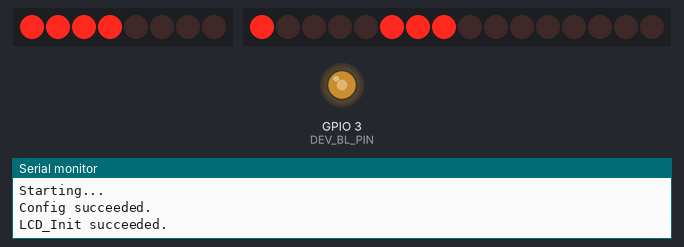
This sketch was run on a simulated ESP8266 (NodeMCU). Shown: 8 shift-register outputs drawn as a row of LEDs (first output left, lit = HIGH), 16 shift-register outputs drawn as a row of LEDs (first output left, lit = HIGH), output pins drawn as LEDs (lit = HIGH), the last lines printed to the serial monitor. Wiring (inferred from the names in the program): shift register (74HC595): latch GPIO 1; 2 × shift register (74HC595): latch D7. Wiring (inferred from the signals the program sends): 2 × row of LEDs: on Q0, Q1, Q2, Q3, Q4, Q5, Q6, Q7 / on Q0, Q1, Q2, Q3, Q4, Q5, Q6, Q7, Q8, Q9, Q10, Q11, Q12, Q13, Q14, Q15. Random numbers use the default seed unless the sketch sets one; pins used as bus, display or sensor lines are not drawn.

Above: at 4.7 s.
At 10.9 s:
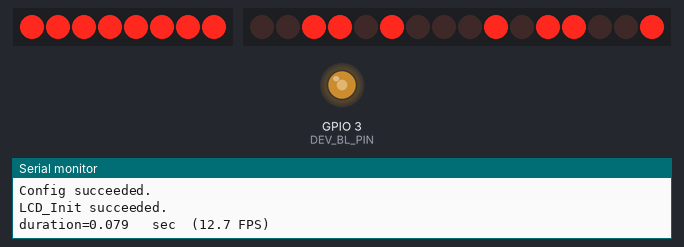
At 14.5 s:
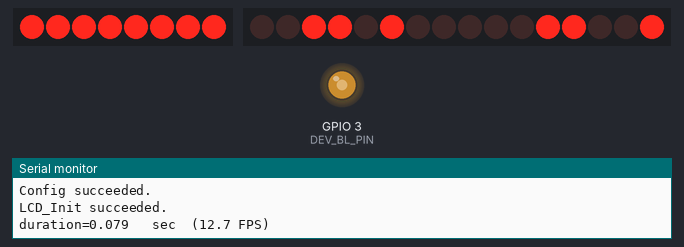
At 21.8 s:
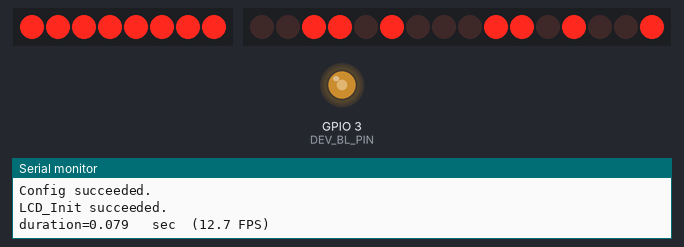
At 29.1 s:
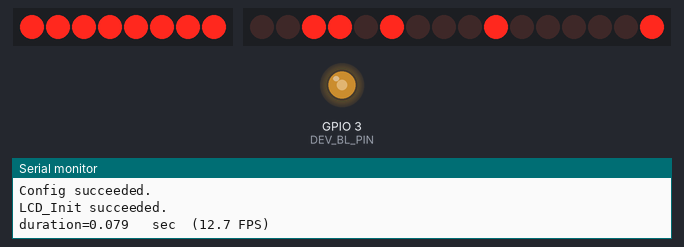
At 36.5 s:
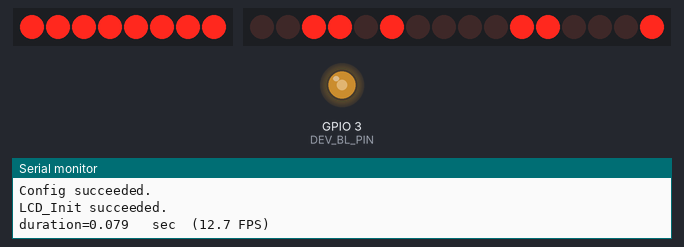
Timing chart, 0 to 38.0 s (numbered marks = the images above):
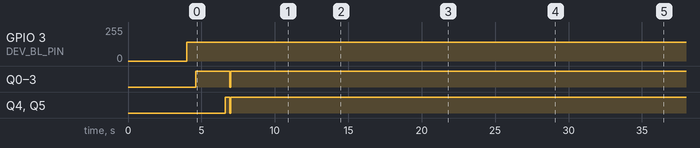

The sketch:

minimalWWWforWaveshareLCD.ino
```cpp
// (licence header left out)
/*
 *
 *    This sketch displays a fish or a stylized "G" that moves around
 *    on the Waveshare LCD module using the SPI interface on an Arduino Giga R1 board.
 *
 *    The pin connections must be set up as follows:
 *
 *    LCD pin     wire color    Arduino pin
 *    -------     ----------    -----------
 *    VCC         purple        5V            required
 *    GND         white         GND           required
 *    DIN         green         D90 (COPI)    required  (on SPI 6-pin connector)
 *    CLK         orange        D91 (SCK)     required  (on SPI 6-pin connector)
 *    CS          yellow        D10           optional
 *    DC          blue          D7            optional
 *    RST         brown         D8            optional
 *    BL          gray          D9            optional
 *
 *    This demo is set up to use pins D7, D8, D9, and D10 as shown in the table above.
 *    You can replace these pins by any digital pins.
 *    To do that, specify the pins you are using in the file DEV_Config.h.
 *
 *    This program is Free Software and has ABSOLUTELY NO WARRANTY.
 */

#include "LCD_Driver.h"

#define WWW_width     70
#define WWW_height    70
#define WWW_startRow  100
#define WWW_startCol  50

void setup()
{
  Serial.begin(9600);   // for print debugging
  delay(4000);          //delay 4 seconds to give the serial port enough time to initialize
  Serial.print("\nStarting...\n");
  Config_Init();
  Serial.print("Config succeeded.\n");
  LCD_Init();
  Serial.print("LCD_Init succeeded.\n");
  delay(2000);
  //quickMoveG();       // Uncomment this line to move a stylized G on the screen
  createWWW(WWW_startCol,WWW_startRow,WWW_width,WWW_height);

  Serial.print("exiting setup.\n");

}

void loop()
{

}
```

ILI.ino
```cpp
#define SetColumnAddress          0x2A // Column Address Set
#define SetPageAddress            0x2B // Page Address Set
#define WriteFrameMemory          0x2C // Memory Write
#define SetPartialArea            0x30 // SetPartialArea (ILI page 118) also known as PLTAR
#define TurnOnPartialDisplayMode  0x12 // Partial Mode ON
#define TurnOnNormalDisplayMode   0x13 // Normal Display Mode ON (NORON), turns off partial display mode
#define RAMRD                     0x2E // Memory Read (unused)
#define MADCTL                    0x36 // Memory Access Control

// Specify names for some colors

#define WHITE         0xFFFF
#define BLACK         0x0000
#define BLUE          0x001F
#define BRED          0XF81F
#define GRED          0XFFE0
#define GBLUE         0X07FF
#define RED           0xF800
#define MAGENTA       0xF81F
#define GREEN         0x07E0
#define CYAN          0x7FFF
#define YELLOW        0xFFE0
#define BROWN         0XBC40
#define BRRED         0XFC07
#define GRAY          0X8430
#define DARKBLUE      0X01CF
#define LIGHTBLUE     0X7D7C
#define GRAYBLUE      0X5458
#define LIGHTGREEN    0X841F
#define LGRAY         0XC618
#define LGRAYBLUE     0XA651
#define LBBLUE        0X2B12

/*
 *  Other ILI commands (not used in this demo code):
 *
 *  Page numbers refer to the ILI9341 data sheet version 1.11.
 */

#define ILI9341_SLPOUT      0x11      // Sleep Out                           (page 101) - initialization command 1
#define ILI9341_PTLON       0x12      // Partial Mode ON                     (page 103) - not currently used
#define ILI9341_NORON       0x13      // Normal Display Mode ON              (page 104) - not currently used
#define ILI9341_GAMMASET    0x26      // Gamma Set                           (page 107) - initialization command 18
#define ILI9341_DISPON      0x29      // Display ON                          (page 109) - initialization command 21
#define ILI9341_CASET       0x2A      // Column Address Set                  (page 110) - used during writes
#define ILI9341_PASET       0x2B      // Page Address Set                    (page 112) - used during writes
#define ILI9341_RAMWR       0x2C      // Memory Write / Write Frame Memory   (page 114) - used during writes
#define ILI9341_PTLAR       0x30      // Set Partial Area                    (page 118) - not currently used
#define ILI9341_MADCTL      0x36      // Memory Access Control               (page 127) - initialization command 13
#define ILI9341_PIXFMT      0x3A      // COLMOD: Pixel Format Set            (page 134) - initialization command 12
#define ILI9341_FRMCTR1     0xB1      // Frame Rate Control for normal mode  (page 155) - initialization command 14
#define ILI9341_DFUNCTR     0xB6      // Display Function Control            (page 164) - initialization command 15
#define ILI9341_PWCTR1      0xC0      // Power Control 1                     (page 178) - initialization command 8
#define ILI9341_PWCTR2      0xC1      // Power Control 2                     (page 179) - initialization command 9
#define ILI9341_VMCTR1      0xC5      // VCOM Control 1                      (page 180) - initialization command 10
#define ILI9341_VMCTR2      0xC7      // VCOM Control 2                      (page 182) - initialization command 11
#define ILI9341_GMCTRP1     0xE0      // Positive Gamma Correction           (page 188) - initialization command 19
#define ILI9341_GMCTRN1     0xE1      // Negative Gamma Correction           (page 189) - initialization command 20

/*
 *    The following commands are not in the Adafruit ILI9341 header:
 */

#define ILI9341_STS         0x44      // Set tear scanline                    (page 139) - initialization command 16
#define ILI9341_PCA         0xCB      // Power Control A                      (page 195) - initialization command 5
#define ILI9341_PCB         0xCF      // Power Control B                      (page 196) - initialization command 2
#define ILI9341_DTCA        0xE8      // Driver Timing Control A              (page 197) - initialization command 4
#define ILI9341_DTCB        0xEA      // Driver Timing Control B              (page 199) - initialization command 7
#define ILI9341_POSC        0xED      // Power On Sequence Control            (page 200) - initialization command 3
#define ILI9341_GAMMA3SET   0xF2      // 3 Gamma Control (set 0 to Disable)   (page 201) - initialization command 17
#define ILI9341_PRC         0xF7      // Pump Ratio Control                   (page 202) - initialization command 6
```

WWW.ino
```cpp
// (licence header left out)
void quickMoveG()
{
  const unsigned short *logo = G_70x70;
  unsigned short *logoPtr;
  unsigned long row, col;
  unsigned long dur;
  int i;
  unsigned long j;
  int numberOfFrames = 120;
  int startX = 100;
  int startY = 30;
  int width = G70x70_WIDTH;
  int height = G70x70_HEIGHT;
  unsigned long time1, time2;
  double dif;
  char buf[10];

  LCD_Clear(WHITE);

  time1=micros();

  // Draw a 70x70 stylized color G 100 times

  for (i=1; i<=numberOfFrames; i++)
  {
    logoPtr = (unsigned short *)logo;
    setColumnAddress(startX, startX+width-1);
    setPageAddress(startY+i, startY+i+height-1);
    writeFrameMemory();
    for (j=1; j<=width*height; j++)
    {
        LCD_WriteData_Word(*logoPtr++);
    }
  }

  time2=micros();
  dur=time2-time1;
  dif=dur/1000000.0;   // convert to seconds
  sprintf(buf,"%-7.3f",dif);
  Serial.print("duration=");
  Serial.print(buf);
  Serial.print(" sec  (");
  sprintf(buf,"%-4.1f",numberOfFrames/dif);
  Serial.print(buf);
  Serial.print(" FPS)\n");

  turnOnNormalDisplayMode();
}

/*
 *  Create a Window in a window,
 *  starting at specified (x,y) location
 *  with specified width and height.
 *  Color the window gray initially, with a black background.
 *  Then make it white
 *  Then move a fish around.
 */

void createWWW(uint16_t x, uint16_t y,uint16_t width, uint16_t height)
{
  unsigned long dur;
  unsigned long j;
  int numberOfFrames = 1;
  unsigned long time1, time2;
  double dif;
  char buf[10];

  // Set the entire screen to black

  LCD_Clear(BLACK);

  time1=micros();

  // Select the window to write to and make it initially gray

  setColumnAddress(x, x+width-1);
  setPageAddress(y, y+height-1);
  writeFrameMemory();
  for (j=1; j<=width*height; j++)
  {
      LCD_WriteData_Word(BROWN);
  }

  time2=micros();
  dur=time2-time1;
  dif=dur/1000000.0;   // convert to seconds
  sprintf(buf,"%-7.3f",dif);
  Serial.print("duration=");
  Serial.print(buf);
  Serial.print(" sec  (");
  sprintf(buf,"%-4.1f",numberOfFrames/dif);
  Serial.print(buf);
  Serial.print(" FPS)\n");

  while(true)
  {
  uint16_t startingRow;
  startingRow = random(0, 31);
  moveFish(x, y, width, height, 30, startingRow);
  delay(500);
  }

  turnOnNormalDisplayMode();
}

/*
 *  Move a fish around in a window.
 *  The window is specified by (winx, winy) with width winw and height winh.
 *  The fish begins at offsets xOffset and yOffset within this window
 */

void moveFish(uint16_t winx, uint16_t winy, uint16_t winw, uint16_t winh, uint16_t xOffset,uint16_t yOffset)
{
  uint16_t *fishPtr;
  int i, j;
  int numberOfFrames;
  numberOfFrames=30;
  uint16_t x, y;

  // Get the absolute position for the fish

  x = winx + xOffset;
  y = winy + yOffset;

//  LCD_ClearWindow(x, y, x+FISH_WIDTH, y+FISH_HEIGHT, WHITE);

  setColumnAddress(winx, winx+winw-1);
  setPageAddress(winy, winy+winw-1);
  writeFrameMemory();
  for (j=1; j<=winw*winw; j++)
  {
      LCD_WriteData_Word(WHITE);
  }

  for (i=1; i<=numberOfFrames; i++)
    {
      delay(50);   // wait a half of a tenth of a second
      setColumnAddress(x-i, x-i+FISH_WIDTH-1);
      setPageAddress(y, y+FISH_HEIGHT-1);
      writeFrameMemory();

      fishPtr = (uint16_t *)minFish40x30;
//      fishPtr = (uint16_t *)twoRects40x30;  // alternative object to move around
      for (j=1; j<=FISH_WIDTH*FISH_HEIGHT; j++)
      {
          LCD_WriteData_Word(*fishPtr++);
      }

      if (i==1) delay(1000);
    }
}
```

utility.ino
```cpp
// (licence header left out)
void turnOnPartialDisplayMode()
{
  LCD_Write_Command(TurnOnPartialDisplayMode);
}

void turnOnNormalDisplayMode()
{
  LCD_Write_Command(TurnOnNormalDisplayMode);
}

void setPartialArea(uint16_t x, uint16_t y)
{
    LCD_Write_Command(SetPartialArea);
    LCD_WriteData_Word(x);
    LCD_WriteData_Word(y);
}

void setColumnAddress(uint16_t firstCol, uint16_t lastCol)
{
    LCD_Write_Command(SetColumnAddress);
    LCD_WriteData_Word(firstCol);
    LCD_WriteData_Word(lastCol);
}

void setPageAddress(uint16_t firstRow, uint16_t lastRow)
{
    LCD_Write_Command(SetPageAddress);
    LCD_WriteData_Word(firstRow);
    LCD_WriteData_Word(lastRow);
}

void writeFrameMemory()
{
    LCD_Write_Command(WriteFrameMemory);
}
```

DEV_Config.cpp
```cpp
// (licence header left out)
#include "DEV_Config.h"

void GPIO_Init()
{
  pinMode(DEV_CS_PIN, OUTPUT);
  pinMode(DEV_RST_PIN, OUTPUT);
  pinMode(DEV_DC_PIN, OUTPUT);
  pinMode(DEV_BL_PIN, OUTPUT);
  analogWrite(DEV_BL_PIN,140);
 }

 void Config_Init()
 {
  GPIO_Init();

  //Serial
  Serial.begin(115200);

  //spi
  SPI.begin();
  SPI.beginTransaction(SPISettings(DEV_SPI_FREQUENCY, MSBFIRST, SPI_MODE3));
  }
```

DEV_Config.h
```cpp
// (licence header left out)
#ifndef _DEV_CONFIG_H_
#define _DEV_CONFIG_H_

#include <stdint.h>
#include <stdio.h>
#include <SPI.h>

// Minimum frequency for this device is as slow as you want
// Maximum frequency is given by this parameter (10 MHz)

#define DEV_SPI_FREQUENCY 10000000

/**
 * GPIO config
**/

// The following pins are optional, but these are the default values:
#define DEV_CS_PIN  D10   // yellow wire
#define DEV_DC_PIN  D7    // blue wire
#define DEV_RST_PIN D8    // brown wire
#define DEV_BL_PIN  D9    // gray wire (back light)

/**
 * GPIO read and write
**/
#define DEV_Digital_Write(_pin, _value) digitalWrite(_pin, _value == 0? LOW:HIGH)
#define DEV_Digital_Read(_pin) digitalRead(_pin)


/**
 * SPI
**/
#define DEV_SPI_WRITE(_dat)   SPI.transfer(_dat)

/**
 * delay x ms
**/
#define DEV_Delay_ms(__xms)    delay(__xms)


/*-----------------------------------------------------------------------------*/
 void Config_Init();
#endif
```

LCD_Driver.h
```cpp
// (licence header left out)
#ifndef __LCD_DRIVER_H
#define __LCD_DRIVER_H

#include "DEV_Config.h"

#define LCD_WIDTH   240 //LCD width
#define LCD_HEIGHT  320 //LCD height


void LCD_Write_Command(uint8_t data);
void LCD_WriteData_Byte(uint8_t data);
void LCD_WriteData_Word(uint16_t da);

void LCD_SetCursor(uint16_t X, uint16_t Y);
void LCD_SetWindow(uint16_t Xstart, uint16_t Ystart, uint16_t Xend, uint16_t  Yend);
void LCD_DrawPaint(uint16_t x, uint16_t y, uint16_t Color);

void LCD_Init(void);
void LCD_SetBackLight(uint16_t Value);

void LCD_Clear(uint16_t Color);
void LCD_ClearWindow(uint16_t Xstart, uint16_t Ystart, uint16_t Xend, uint16_t Yend,uint16_t color);

#endif
```

Source omitted: Fish40x30.ino (data table, 11781 bytes), G70x70.ino (data table, 47429 bytes), aiveG70x70.ino (data table, 47401 bytes), Rects40x30.ino (data table, 11730 bytes), LCD_Driver.cpp (9621 bytes)

Measured:
- by itself, GPIO 3 (DEV_BL_PIN): 0/255 → 140/255 at 4.0 s
- by itself, Q0–3: LOW → HIGH at 4.6 s, → LOW 2.3 s later, → HIGH 0.08 s later
- by itself, Q4, Q5: LOW → HIGH at 6.6 s, → LOW 0.31 s later, → HIGH 0.08 s later
